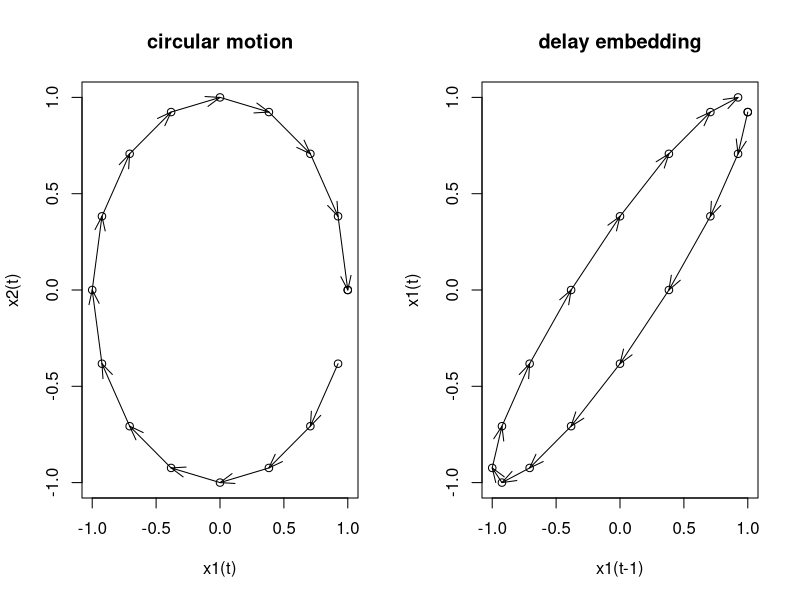

The R script that drew this image:
n = 16
t <- seq(0, 2*pi, 2*pi/n)
t_delayed <- append(t[2:n], t[1])

X = cbind(cos(t), sin(t))
Y = cbind(cos(t), cos(t_delayed))


pdf(file="delay_embedding.pdf", width=9, height=5)
par(mfrow=c(1,2))
plot(X, type="p", xlab="x1(t)", ylab="x2(t)", main="circular motion")

for(k in 1:(n-1)){
  arrows(x0=X[k,1], y0=X[k,2], x1=X[k+1,1], y1=X[k+1,2], length = 0.15, angle = 20,
         code = 1, col = par("fg"), lty = par("lty"))
}

plot(Y, type="p", xlab="x1(t-1)", ylab="x1(t)", main="delay embedding")
for(k in 1:(n-1)){
  arrows(x0=Y[k,2], y0=Y[k,1], x1=Y[k+1,2], y1=Y[k+1,1], length = 0.15, angle = 20,
         code = 1, col = par("fg"), lty = par("lty"))
}

dev.off()


